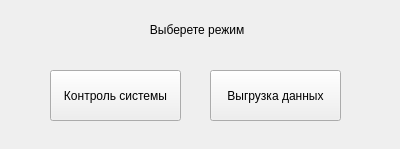
<?xml version="1.0" encoding="UTF-8"?>
<ui version="4.0">
 <class>ChooseMode</class>
 <widget class="QWidget" name="ChooseMode">
  <property name="geometry">
   <rect>
    <x>0</x>
    <y>0</y>
    <width>400</width>
    <height>149</height>
   </rect>
  </property>
  <property name="windowTitle">
   <string>Form</string>
  </property>
  <widget class="QPushButton" name="pushButton">
   <property name="geometry">
    <rect>
     <x>50</x>
     <y>70</y>
     <width>131</width>
     <height>51</height>
    </rect>
   </property>
   <property name="text">
    <string>Контроль системы</string>
   </property>
  </widget>
  <widget class="QPushButton" name="pushButton_2">
   <property name="geometry">
    <rect>
     <x>210</x>
     <y>70</y>
     <width>131</width>
     <height>51</height>
    </rect>
   </property>
   <property name="text">
    <string>Выгрузка данных</string>
   </property>
  </widget>
  <widget class="QLabel" name="label">
   <property name="geometry">
    <rect>
     <x>100</x>
     <y>20</y>
     <width>191</width>
     <height>20</height>
    </rect>
   </property>
   <property name="text">
    <string>               Выберете режим</string>
   </property>
  </widget>
 </widget>
 <resources/>
 <connections/>
</ui>
